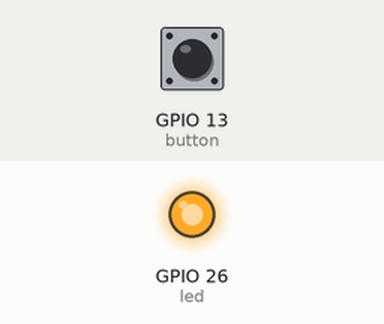
Recording of a program running on a simulated Raspberry Pi (BCM pin numbers). Shown: output pins drawn as LEDs (lit = HIGH). Inputs (shaded band) come from the test bench; at power-on: GPIO 13 (button) HIGH. What the program prints to the terminal is not drawn.

Above: at 1.2 s.
1.3 s: GPIO 13 (button) pulled LOW for 0.15 s
At 1.37 s:
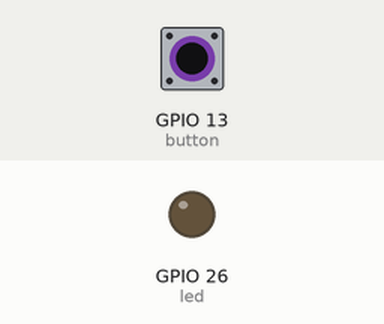
2.9 s: GPIO 13 (button) pulled LOW for 3.2 s
At 7.1 s:
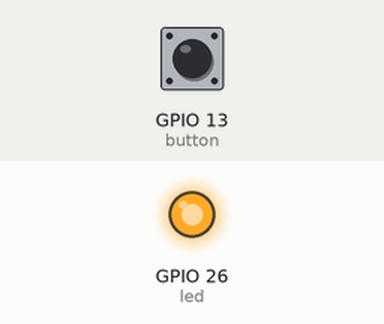
Timing chart, 0 to 8.6 s (numbered marks = the images above; inputs shaded):
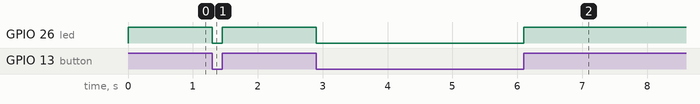

Measured:
- after the input at 1.3 s, GPIO 26 (led): HIGH → LOW at once, → HIGH 0.15 s later
- after the input at 2.9 s, GPIO 26 (led): HIGH → LOW at once, → HIGH 3.2 s later

The program:

lab3.py
```python
import RPi.GPIO as GPIO
import time

button = 13
led =26

def Init_pin():
    GPIO.setmode(GPIO.BCM)
    GPIO.setup(button,GPIO.IN,pull_up_down=GPIO.PUD_UP)
    GPIO.setup(led,GPIO.OUT)
    GPIO.output(led,GPIO.LOW)

Init_pin()
while True:
    switch_state = GPIO.input(button)
    if switch_state==1:
        GPIO.output(led,GPIO.HIGH)
    else :
        GPIO.output(led,GPIO.LOW)

    print(switch_state)
```
